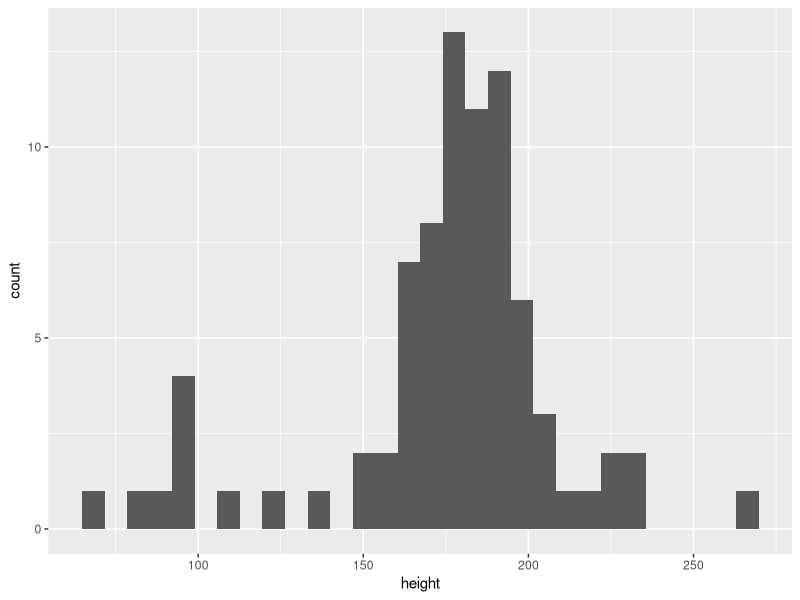
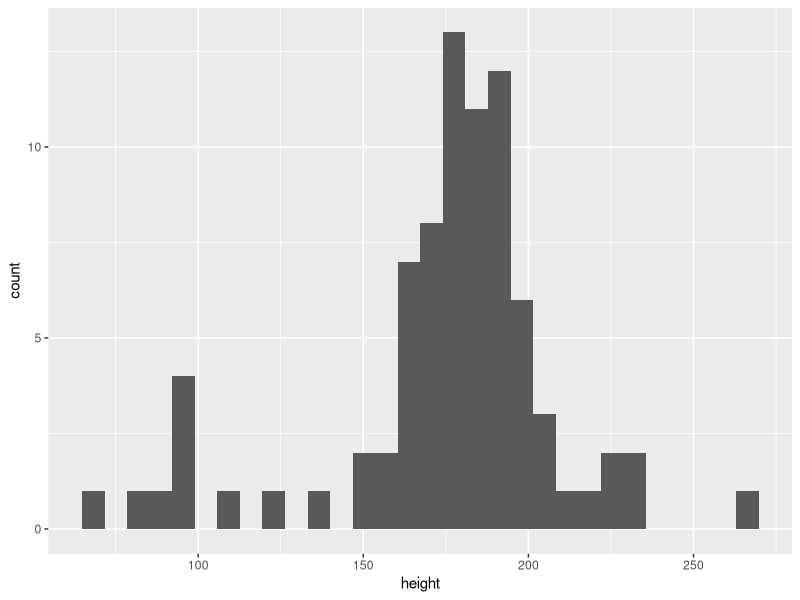
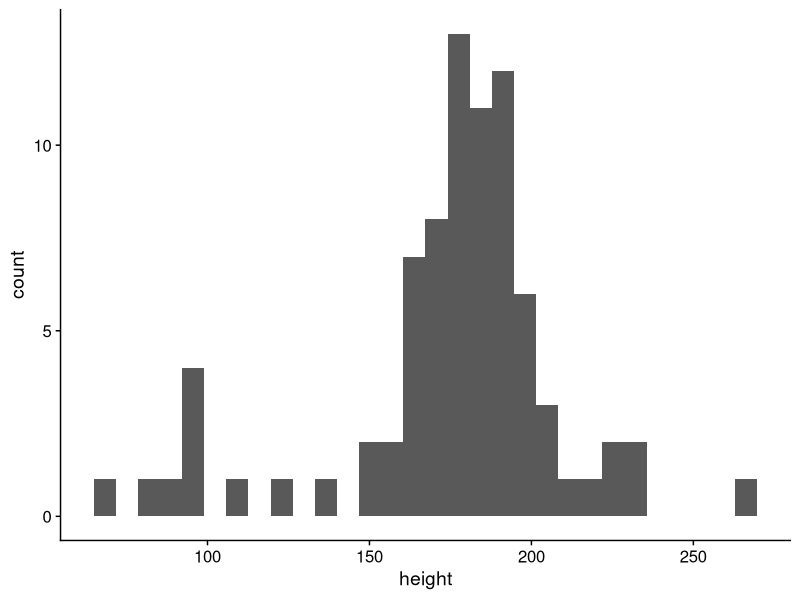
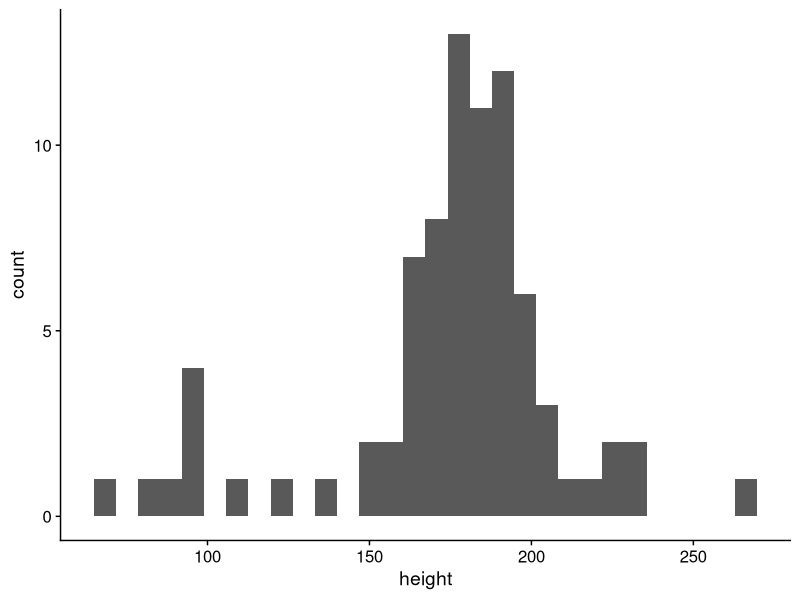
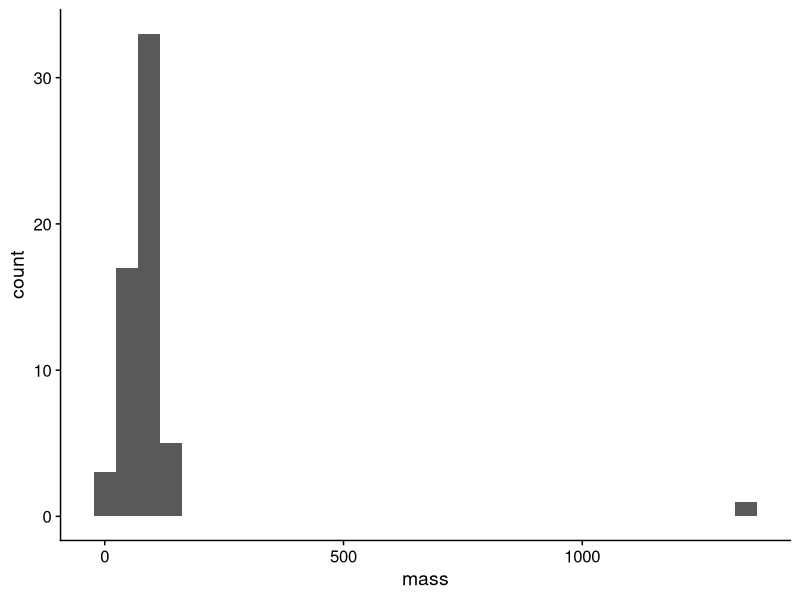
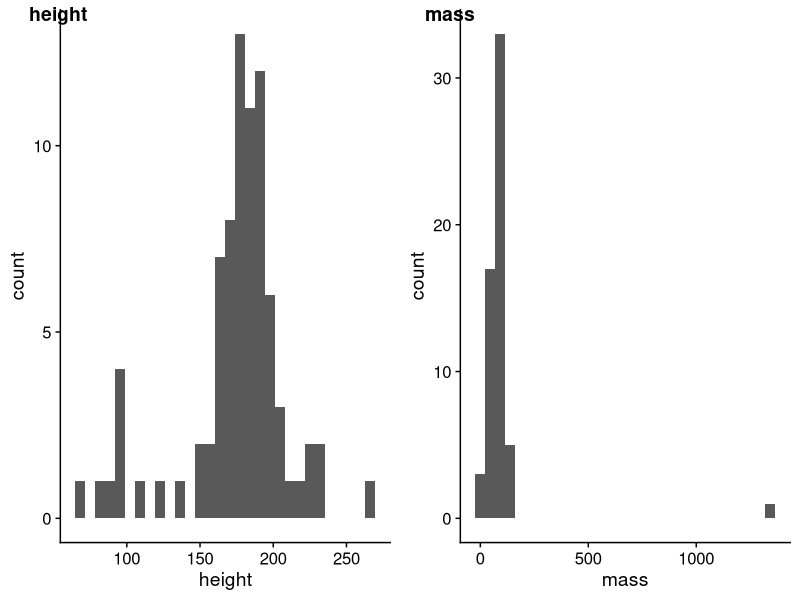
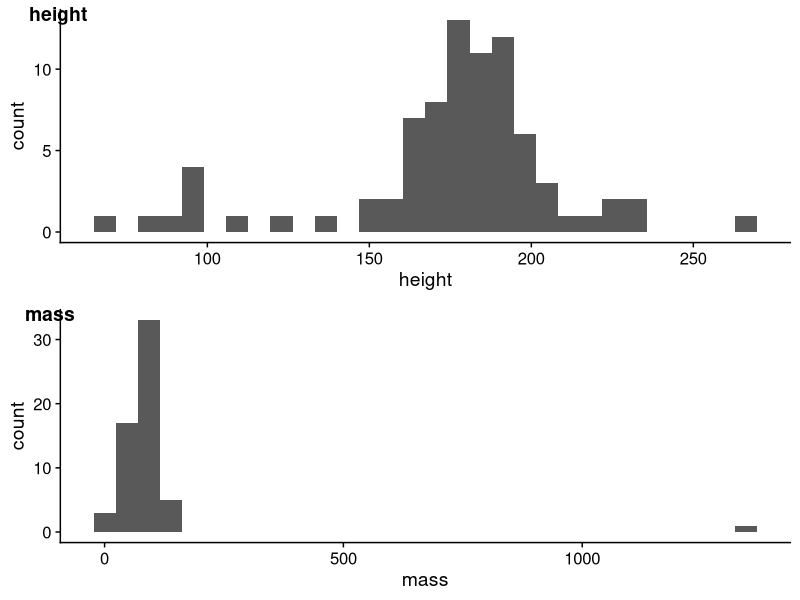
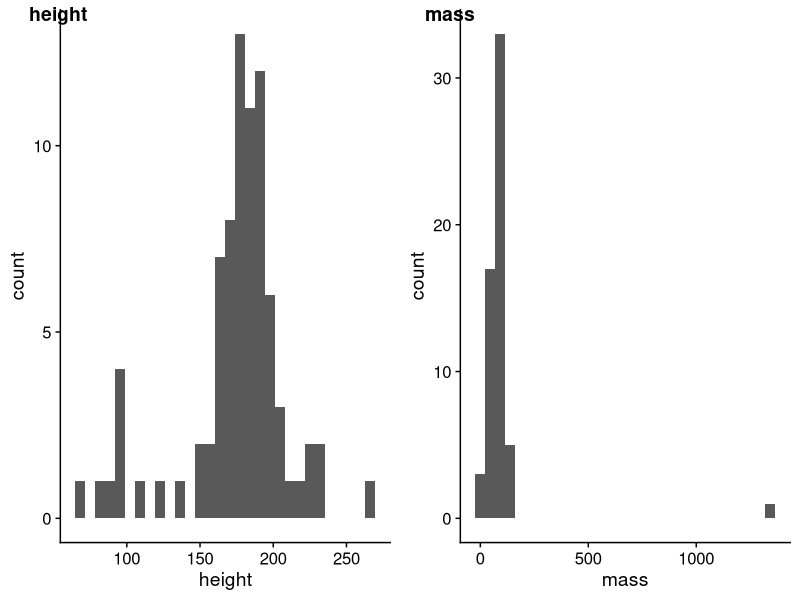

Write the R code that produced these figures, in order.
library(cowplot)
library(dplyr)
library(ggplot2)
library(tibble)
library(viridis)

# https://cran.r-project.org/web/packages/cowplot/vignettes/introduction.html
# https://ggplot2.tidyverse.org/reference/ggtheme.html
# https://stackoverflow.com/questions/33438265/disable-cowplot-default-for-ggplots

# setwd
setwd("H:/R/cowplot")


starwars
starwars %>% ggplot(., aes(x = height)) + geom_histogram()

# after loading cowplot, the ggplot theme is changed, so all charts have cowplot's theme
library(cowplot)
starwars %>% ggplot(., aes(x = height)) + geom_histogram()

# can reset theme using theme_set
# theme_set(theme_classic())
# theme_set(theme_dark())
theme_set(theme_cowplot())

starwars %>% ggplot(., aes(x = height)) + geom_histogram()


#########################################################################


# can combine plots together
height_plot <- starwars %>% ggplot(., aes(x = height)) + geom_histogram()
height_plot

mass_plot <- starwars %>% ggplot(., aes(x = mass)) + geom_histogram()
mass_plot

plot_grid(height_plot, mass_plot, labels = c("height", "mass"))
plot_grid(height_plot, mass_plot, labels = c("height", "mass"), nrow = 2)


#########################################################################


# save plot
height_and_mass_plot <- plot_grid(height_plot, mass_plot, labels = c("height", "mass"))
height_and_mass_plot 

save_plot("height_and_mass_plot.png", height_and_mass_plot, ncol = 2, nrow = 2)
save_plot("height_and_mass_plot.pdf", height_and_mass_plot, ncol = 2, nrow = 2)


#########################################################################


# use ggdraw to draw overlays
plot.mpg <- ggplot(mpg, aes(x = cty, y = hwy, colour = factor(cyl))) + geom_point(size=2.5)
plot.mpg

plot.diamonds <- ggplot(diamonds, aes(clarity, fill = cut)) + geom_bar() + theme(axis.text.x = element_text(angle=70, vjust=0.5))
plot.diamonds

# draw random boxes
boxes <- tibble(x = sample((0:33)/40, 40, replace = TRUE), y = sample((0:33)/40, 40, replace = TRUE))
boxes

# plot on top of annotations
ggdraw() + 
        geom_rect(data = boxes, aes(xmin = x, xmax = x + .15, ymin = y, ymax = y + .15),
                  colour = "gray60", fill = "gray80") +
        draw_plot(plot.mpg) +
        draw_label("Plot is on top of the grey boxes", x = 1, y = 1,
                   vjust = 1, hjust = 1, size = 10, fontface = 'bold')

# plot below annotations
ggdraw() + 
        draw_plot(plot.mpg) +
        geom_rect(data = boxes, aes(xmin = x, xmax = x + .15, ymin = y, ymax = y + .15),
                  colour = "gray60", fill = "gray80") + 
        draw_label("Plot is underneath the grey boxes", x = 1, y = 1,
                   vjust = 1, hjust = 1, size = 10, fontface = 'bold')


#########################################################################


# use ggdraw for inset graphics
ggdraw() +
        draw_plot(plot.diamonds + scale_fill_viridis(discrete = TRUE) + theme(legend.justification = "bottom"), 0, 0, 1, 1) +
        draw_plot(plot.mpg + scale_color_viridis(discrete = TRUE) + 
                          theme(legend.justification = "top"), 0.5, 0.52, 0.5, 0.4) +
        draw_plot_label(label = c("A", "B"), x = c(0, 0.5), y = c(1, 0.92), size = 15)


#########################################################################


# draw image
p <- ggplot(iris, aes(x=Sepal.Length, fill=Species)) + geom_density(alpha = 0.7)
ggdraw() + draw_plot(p) + draw_image("uscis_logo.jpg", x = 0, y = .47, width = .2)
ggdraw() + draw_plot(p) + draw_image("uscis_logo.jpg", x = .75, y = .47, width = .2)


















